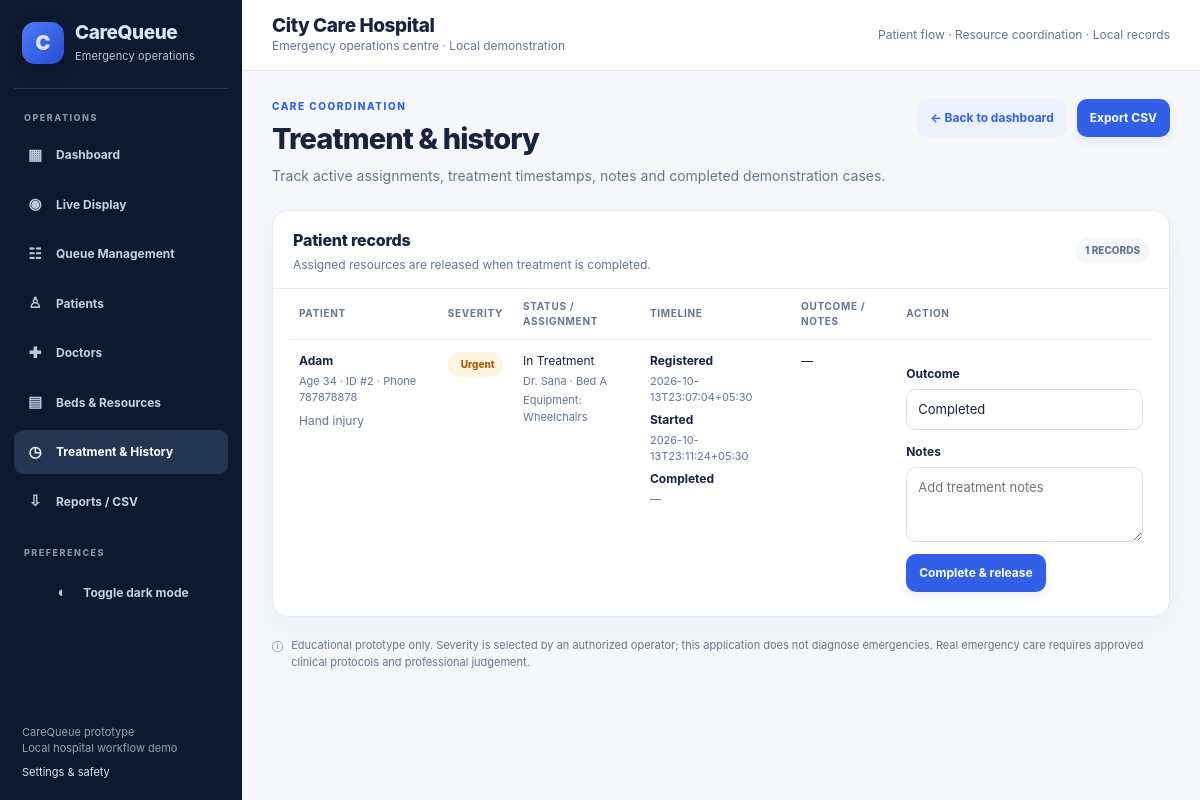
The app's page /history with its own data.
### tables this page shows
CREATE TABLE patients (
                id INTEGER PRIMARY KEY AUTOINCREMENT,
                name TEXT NOT NULL,
                phone TEXT NOT NULL DEFAULT '',
                age INTEGER NOT NULL CHECK(age BETWEEN 0 AND 120),
                severity INTEGER NOT NULL CHECK(severity IN (1,2,3)),
                symptoms TEXT NOT NULL,
                status TEXT NOT NULL DEFAULT 'waiting'
                    CHECK(status IN ('waiting','in_treatment','treated')),
                created_at TEXT NOT NULL,
                treated_at TEXT,
                doctor_id INTEGER,
                bed_id INTEGER
            , started_at TEXT, completed_at TEXT, outcome TEXT, notes TEXT NOT NULL DEFAULT '');

CREATE TABLE doctors (
                id INTEGER PRIMARY KEY AUTOINCREMENT,
                name TEXT NOT NULL UNIQUE,
                specialty TEXT NOT NULL,
                status TEXT NOT NULL DEFAULT 'available'
            );

CREATE TABLE beds (
                id INTEGER PRIMARY KEY AUTOINCREMENT,
                bed_name TEXT NOT NULL UNIQUE,
                status TEXT NOT NULL DEFAULT 'available'
            );

### app.py (the view)
    @app.get("/history")
    def history():
        db = db_connect()
        patients = db.execute("""SELECT p.*, d.name AS doctor_name, b.bed_name,
            (SELECT GROUP_CONCAT(gr.name, ', ') FROM patient_resource_assignments pra
              JOIN general_resources gr ON gr.id=pra.resource_id WHERE pra.patient_id=p.id) AS equipment_names
            FROM patients p LEFT JOIN doctors d ON p.doctor_id=d.id
            LEFT JOIN beds b ON p.bed_id=b.id
            WHERE p.status IN ('in_treatment','treated')
            ORDER BY CASE p.status WHEN 'in_treatment' THEN 0 ELSE 1 END,
            COALESCE(p.completed_at,p.started_at,p.created_at) DESC, p.id DESC""").fetchall()
        db.close()
        return render_template("history.html", patients=patients, labels=LABELS, colors=COLORS)

### templates/history.html (shortened to what this page needs)
{% extends "base.html" %}{% block title %}Treatment & history{% endblock %}{% block content %}
<div class="page-heading"><div><div class="eyebrow">Care coordination</div><h1>Treatment & history</h1><p class="lead">Track active assignments, treatment timestamps, notes and completed demonstration cases.</p></div><div class="heading-actions"><a class="button button-soft" href="{{ url_for('index') }}">← Back to dashboard</a><a class="button button-primary" href="{{ url_for('export_history') }}">Export CSV</a></div></div>
<section class="panel"><div class="panel-header"><div><h2>Patient records</h2><div class="panel-subtitle">Assigned resources are released when treatment is completed.</div></div><span class="count-pill">{{ patients|length }} RECORDS</span></div>
{% if patients %}<div class="table-wrap" style="padding:0 16px 12px"><table><thead><tr><th>Patient</th><th>Severity</th><th>Status / assignment</th><th>Timeline</th><th>Outcome / notes</th><th>Action</th></tr></thead><tbody>
{% for p in patients %}<tr><td><strong>{{ p.name }}</strong><div class="patient-meta">Age {{ p.age }} · ID #{{ p.id }} · Phone {{ p.phone or 'Not provided' }}</div><div class="patient-symptoms">{{ p.symptoms }}</div></td>
<td><span class="badge {{ colors[p.severity] }}">{{ labels[p.severity] }}</span></td>
<td>{{ p.status|replace('_',' ')|title }}{% if p.doctor_name %}<div class="patient-meta">{{ p.doctor_name }} · {{ p.bed_name }}</div>{% if p.equipment_names %}<div class="patient-meta">Equipment: {{ p.equipment_names }}</div>{% endif %}{% endif %}</td>
<td><div><strong>Registered</strong><div class="patient-meta">{{ p.created_at }}</div></div><div style="margin-top:5px"><strong>Started</strong><div class="patient-meta">{{ p.started_at or '—' }}</div></div><div style="margin-top:5px"><strong>Completed</strong><div class="patient-meta">{{ p.completed_at or '—' }}</div></div></td>
<td>{{ p.outcome or '—' }}{% if p.notes %}<div class="patient-meta">{{ p.notes }}</div>{% endif %}</td>
<td>{% if p.status == 'in_treatment' %}<form method="post" action="{{ url_for('complete_treatment', patient_id=p.id) }}"><label for="outcome-{{ p.id }}">Outcome</label><input id="outcome-{{ p.id }}" name="outcome" value="Completed" maxlength="200"><label for="notes-{{ p.id }}">Notes</label><textarea id="notes-{{ p.id }}" name="notes" maxlength="2000" placeholder="Add treatment notes"></textarea><button type="submit" style="margin-top:7px">Complete & release</button></form>{% else %}<span class="resource-status available">✓ Completed</span>{% endif %}</td></tr>{% endfor %}
</tbody></table></div>{% else %}<div class="empty-state"><div class="empty-title">No treatment records yet</div><div>Start treatment from the dashboard to see assignments here.</div></div>{% endif %}</section>
{% endblock %}

### templates/base.html (style rules this page uses)
:root { --bg:#f5f7fb;--surface:#fff;--ink:#17243b;--muted:#66758e;--line:#e5eaf2;--navy:#101d35;--blue:#315fe8;--blue-dark:#234ac0;--blue-soft:#edf2ff;--red:#c73543;--red-soft:#fff0f1;--amber:#a55a08;--amber-soft:#fff4df;--green:#147447;--green-soft:#e9f8f0;--shadow:0 10px 28px rgba(19,35,64,.045) }
* { box-sizing:border-box }
body { margin:0;background:var(--bg);color:var(--ink);font-family:Inter,-apple-system,BlinkMacSystemFont,"Segoe UI",sans-serif;font-size:14px;line-height:1.5;transition:background .2s,color .2s }
a { color:inherit }
.eyebrow { text-transform:uppercase;letter-spacing:1.5px;font-size:10px;font-weight:800;color:var(--blue);margin-bottom:8px }
.page-heading { display:flex;align-items:flex-start;justify-content:space-between;gap:20px;margin-bottom:24px }
h1 { font-size:29px;letter-spacing:-.9px;line-height:1.2;margin:0 0 8px;font-weight:800 }
h2 { font-size:16px;letter-spacing:-.2px;margin:0;font-weight:800 }
.lead { font-size:14px;color:var(--muted);margin:0;max-width:700px }
.heading-actions { display:flex;gap:10px;align-items:center }
.button,button { border:0;border-radius:10px;padding:10px 13px;font:inherit;font-size:12px;font-weight:750;display:inline-flex;align-items:center;justify-content:center;gap:7px;text-decoration:none;cursor:pointer;transition:background .15s,transform .15s }
.button-primary,button { background:var(--blue);color:white;box-shadow:0 4px 10px #315fe81a }
.button-soft { background:var(--blue-soft);color:var(--blue);box-shadow:none }
.panel { background:var(--surface);border:1px solid var(--line);border-radius:16px;box-shadow:var(--shadow);overflow:hidden;margin-bottom:18px }
.panel-header { padding:17px 20px 14px;border-bottom:1px solid var(--line);display:flex;justify-content:space-between;align-items:center;gap:12px }
.panel-subtitle { color:var(--muted);font-size:12px;margin-top:4px }
label { display:block;font-size:12px;font-weight:750;margin:13px 0 6px;color:var(--ink) }
input,select,textarea { width:100%;padding:10px 11px;border:1px solid #d9e1ee;border-radius:10px;font:inherit;font-size:13px;background:var(--surface);color:var(--ink) }
textarea { min-height:75px;resize:vertical }
.count-pill { border-radius:99px;background:var(--bg);color:var(--muted);font-weight:800;font-size:10px;padding:5px 9px;white-space:nowrap }
.patient-meta { font-size:11px;color:var(--muted);margin-top:3px }
.patient-symptoms { font-size:12px;color:var(--muted);margin-top:6px;overflow-wrap:anywhere }
.badge { display:inline-flex;align-items:center;gap:5px;border-radius:99px;padding:5px 8px;font-size:10px;font-weight:850;white-space:nowrap }
.badge.urgent { background:var(--amber-soft);color:var(--amber) }
.table-wrap { overflow-x:auto }
table { width:100%;border-collapse:collapse;font-size:12px }
th { text-align:left;color:var(--muted);font-size:10px;text-transform:uppercase;letter-spacing:.7px;padding:10px }
td { border-top:1px solid var(--line);padding:12px 10px;vertical-align:top }

### records on screen
patients: name "Adam", age "34", id "2", phone "787878878", symptoms "Hand injury", severity "Urgent", status "In Treatment", doctor_name "Dr. Sana", bed_name "Bed A", equipment_names "Wheelchairs", created_at "2026-10-13T23:07:04+05:30", started_at "2026-10-13T23:11:24+05:30", completed_at "—", outcome "—", notes "Add treatment notes"

### other values on screen
{{ patients|length }} "1"
